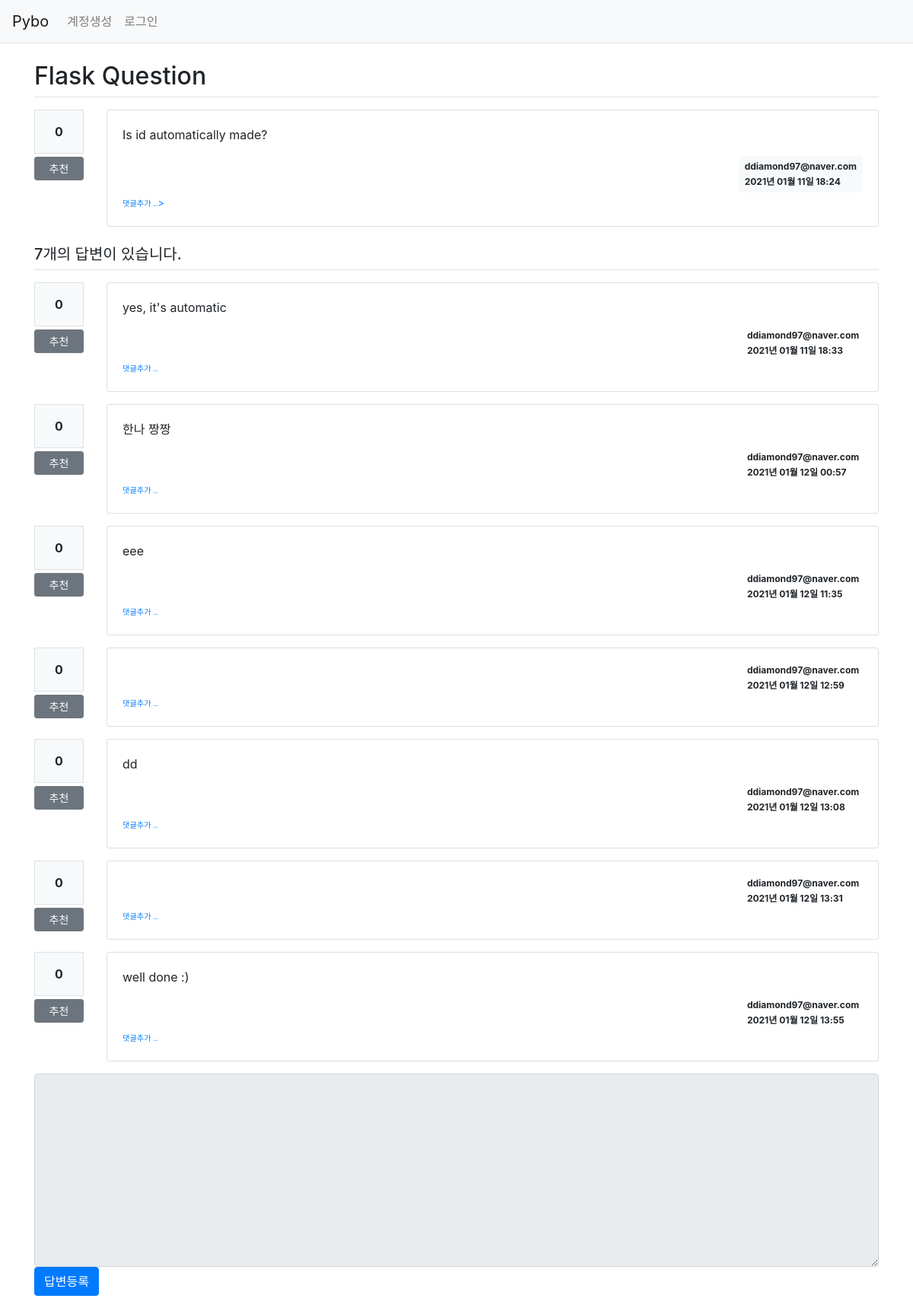
Screenshot of /question/detail/2/ with the database file from the repository.
### pybo/models.py (models this page shows)
class Question(db.Model):
    id = db.Column(db.Integer, primary_key=True)
    subject = db.Column(db.String(200), nullable=False)
    content = db.Column(db.Text(), nullable=False)
    create_date = db.Column(db.DateTime(), nullable=False)
    user_id = db.Column(db.Integer, db.ForeignKey('user.id', ondelete='CASCADE'), nullable=False)
    user = db.relationship('User', backref=db.backref('question_set'))
    modify_date = db.Column(db.DateTime(), nullable=True)
    voter = db.relationship('User',secondary=question_voter, backref=db.backref('question_voter_set'))

class User(db.Model):
    id = db.Column(db.Integer, primary_key=True)
    username = db.Column(db.String(150), unique=True, nullable=False)
    password = db.Column(db.String(200), nullable=False)
    email = db.Column(db.String(120), unique=True, nullable=False)

class Answer(db.Model):
    id = db.Column(db.Integer, primary_key=True)
    question_id = db.Column(db.Integer, db.ForeignKey('question.id', ondelete='CASCADE'))
    question = db.relationship('Question', backref=db.backref('answer_set', ))
    content = db.Column(db.Text(), nullable=False)
    create_date = db.Column(db.DateTime(), nullable=False)
    user_id = db.Column(db.Integer,db.ForeignKey('user.id',ondelete='CASCADE'),nullable=False)
    user = db.relationship('User',backref=db.backref('answer_set'))
    modify_date = db.Column(db.DateTime(), nullable=True)
    voter = db.relationship('User',secondary=answer_voter,backref=db.backref('answer_voter_set'))

### pybo/views/question_views.py (the view)
@bp.route('/detail/<int:question_id>/')
def detail(question_id):
    form = AnswerForm()
    question = Question.query.get_or_404(question_id)
    return render_template('question/question_detail.html', question=question, form=form)

### pybo/forms.py
class AnswerForm(FlaskForm):
    content = TextAreaField('내용', validators=[DataRequired('내용은 필수입력 항목입니다.')])

### pybo/filter.py (called while the page is built)
def format_datetime(value, fmt='%Y년 %m월 %d일 %H:%M'):
    return value.strftime(fmt)

### pybo/views/auth_views.py (called while the page is built)
@bp.before_app_request
def load_logged_in_user():
    user_id = session.get('user_id')
    if user_id is None:
        g.user = None
    else:
        g.user = User.query.get(user_id)

### pybo/templates/question/question_detail.html (shortened to what this page needs)
{% extends 'base.html' %}
{% block content %}
<div class = "container my-3">
    <h2 class="border-bottom py-2">{{ question.subject }}</h2>
    <div class="row my-3">
        <div class="col-1">
            <div class="bg-light text-center p-3 border font-weight-bolder mb-1">{{question.voter|length}}</div>
            <a href="#" data-uri="{{url_for('vote.question', question_id=question.id)}}"
            class="recommend btn btn-sm btn-secondary btn-block my-1">추천</a>
        </div>
        <div class="col-11">
            <div class="card">
                <div class="card-body">
                    <div class ="card-text">{{question.content|markdown}}</div>
                    <div class="d-flex justify-content-end">
                        <div class="badge badge-light p-2 text-left">
                            <div class="mb-2">{{question.user.username}}</div>
                            <div>{{question.create_date | datetime}}</div>
                        </div>
                    </div>
                    <div>
                        <a href="{{ url_for('comment.create_question',
                        question_id=question.id) }}" class="small"><small>댓글추가 ..</small>></a>
                    </div>
                </div>
            </div>
        </div>
    </div>
    <h5 class ="border-bottom my-3 py-2">{{question.answer_set|length}}개의 답변이 있습니다.</h5>
    {% for answer in question.answer_set %}
   <div class="row my-3">
       <div class="col-1">
           <div class = "bg-light text-center p-3 border font-weight-bolder mb-1">{{answer.voter|length}}</div>
           <a href="#" data-uri="{{ url_for('vote.answer', answer_id=answer.id) }}"
           class="recommend btn btn-sm btn-secondary btn-block my-1">추천</a>
       </div>
        <div class="col-11">
            <div class ="card">
                <div class="card-body">
                    <div class="card-text">{{answer.content|markdown}}</div>
                    <div class="d-flex justify-content-end">
                        <div class ="badge badge-lightp-2 text-left">
                            <div class="mb-2">{{answer.user.username}}</div>
                            <div>{{answer.create_date|datetime}}</div>
                        </div>
                    </div>
                    <div>
                        <a href="{{url_for('comment.create_answer', answer_id=answer.id)}}"
                        class="small"><small>댓글추가 ..</small></a>
                    </div>
                </div>
            </div>
        </div>
    </div>
    {% endfor %}
    <form action="{{url_for('answer.create',question_id=question.id)}}"
          method="post" class="my-3">
        <div class ="form=group">
            <textarea {% if not g.user%}disabled{% endif %} name="content" id="content" class="form-control" rows="10"></textarea>
        </div>
        <input type="submit" value="답변등록" class="btn btn-primary">
    </form>
</div>
{% endblock %}

### rows the page displays
Question: subject "Flask Question", content "Is id automatically made?", create_date "2021년 01월 11일 18:24"
User: user.username "ddiamond97@naver.com"
Answer: voter|length "0", content "yes, it's automatic", user.username "ddiamond97@naver.com", create_date "2021년 01월 11일 18:33"
Answer: voter|length "0", content "한나 짱짱", user.username "ddiamond97@naver.com", create_date "2021년 01월 12일 00:57"
Answer: voter|length "0", content "eee", user.username "ddiamond97@naver.com", create_date "2021년 01월 12일 11:35"
Answer: voter|length "0", user.username "ddiamond97@naver.com", create_date "2021년 01월 12일 12:59"
Answer: voter|length "0", content "dd", user.username "ddiamond97@naver.com", create_date "2021년 01월 12일 13:08"
Answer: voter|length "0", user.username "ddiamond97@naver.com", create_date "2021년 01월 12일 13:31"
Answer: voter|length "0", content "well done :)", user.username "ddiamond97@naver.com", create_date "2021년 01월 12일 13:55"

### other values shown
{{ question.voter|length }} "0"
{{ question.answer_set|length }} "7"
